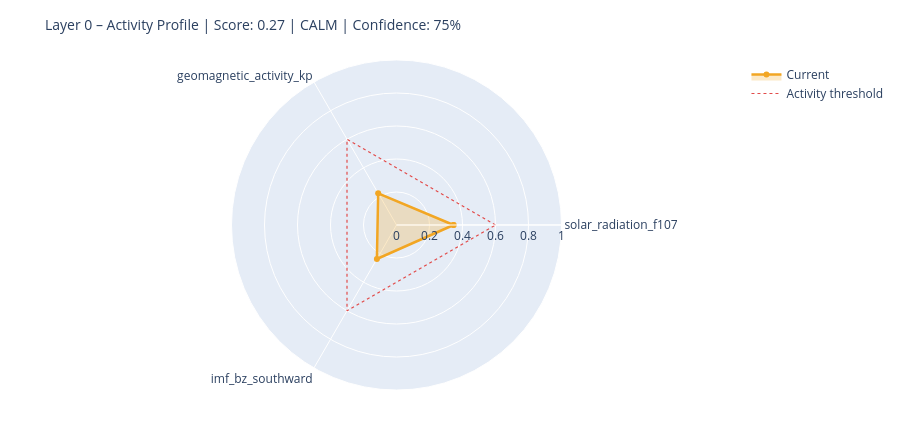

The notebook cell this image was saved under:
### Markdown cell above
---
## 6. State Assessment & Handoff to Layer 1

### Code cell
# ============================================================
# STEP 1 – Collect raw values with source modes
# Mode: 'primary' | 'fallback_3h' | 'last_valid' | 'missing'
# ============================================================

def safe_last(df, col):
    if df is None or col not in df.columns: return None
    s = df[col].dropna()
    return float(s.iloc[-1]) if not s.empty else None

f107_now = safe_last(df_f107, 'f10.7')
bz_now   = safe_last(df_mag,  'bz_gsm')
kp_now   = safe_last(df_kp,   'kp')
sw_now   = safe_last(df_sw,   'speed')

source_modes = {
    'F10.7':    'primary'  if f107_now is not None else 'missing',
    'Kp':       'primary'  if kp_now   is not None else 'missing',
    'IMF_Bz':   'primary'  if bz_now   is not None else 'missing',
    'SW_speed': 'primary'  if sw_now   is not None else 'missing',
}

# Kp Fallback – 3h endpoint
if kp_now is None:
    try:
        r = requests.get(
            'https://services.swpc.noaa.gov/json/noaa-planetary-k-index.json',
            timeout=10)
        r.raise_for_status()
        fb = pd.DataFrame(r.json())
        tc = next((c for c in fb.columns if 'time' in c.lower()), fb.columns[0])
        kc = next((c for c in fb.columns if 'kp' in c.lower() and c != tc), None)
        if kc:
            fb[kc] = fb[kc].astype(str).str.extract(r'([0-9]+(?:\.[0-9]*)?)')[0]
            fb[kc] = pd.to_numeric(fb[kc], errors='coerce')
            fb = fb[fb[kc] >= 0].dropna(subset=[kc])
            if not fb.empty:
                kp_now = float(fb[kc].iloc[-1])
                source_modes['Kp'] = 'fallback_3h'
                print(f'  Kp fallback (3h): {kp_now:.1f}')
    except Exception as e:
        print(f'  Kp fallback failed: {e}')

# Solar Wind Fallback – last valid value
if sw_now is None and df_sw is not None and 'speed' in df_sw.columns:
    s = df_sw['speed'].dropna()
    if not s.empty:
        sw_now = float(s.iloc[-1])
        source_modes['SW_speed'] = 'last_valid'
        print(f'  SW fallback (last_valid): {sw_now:.0f} km/s')

print()
print('Source modes:', source_modes)

# ============================================================
# STEP 2 – Score from available components only
# ============================================================

def norm(v, lo, hi):
    if v is None: return None
    return max(0.0, min(1.0, (v - lo) / (hi - lo)))

COMPONENTS = {
    'solar_radiation_f107':    (f107_now, norm(f107_now, 60, 250)),
    'geomagnetic_activity_kp': (kp_now,   norm(kp_now,   0,   9)),
    'imf_bz_southward':        (bz_now,   norm(-(bz_now or 0) if bz_now else None, -5, 30)
                                           if bz_now is not None else None),
    'solar_wind_speed':        (sw_now,   norm(sw_now, 300, 800)),
}

available   = {k: v[1] for k, v in COMPONENTS.items() if v[1] is not None}
unavailable = [k for k, v in COMPONENTS.items() if v[1] is None]

layer0_score = round(sum(available.values()) / len(available), 4) if available else None
confidence   = round(len(available) / len(COMPONENTS), 2)

level = ('unknown'  if layer0_score is None
         else 'calm'     if layer0_score < 0.3
         else 'moderate' if layer0_score < 0.6
         else 'active')

# ============================================================
# STEP 3 – Dominant Driver
# ============================================================

def dominant_driver(kp, f107, bz, sw):
    candidates = []
    if kp   is not None and kp   >= 4:   candidates.append(('geomagnetic',    kp / 9))
    if sw   is not None and sw   >= 500:  candidates.append(('solar_wind',     sw / 800))
    if bz   is not None and bz   <= -5:   candidates.append(('imf_southward',  abs(bz) / 30))
    if f107 is not None and f107 >= 150:  candidates.append(('solar_radiation',f107 / 250))
    return max(candidates, key=lambda x: x[1])[0] if candidates else 'none'

driver = dominant_driver(kp_now, f107_now, bz_now, sw_now)

# ============================================================
# STEP 4 – Downstream expectations
# ============================================================

def downstream_expectation(driver, score, kp, bz, f107):
    exp = {
        'magnetosphere':        'calm',
        'ionosphere':           'calm',
        'schumann_resonance':   'unchanged',
        'lithosphere_currents': 'low',
    }
    if driver == 'geomagnetic' or (kp and kp >= 5):
        exp['magnetosphere']        = 'compressed / storm'
        exp['ionosphere']           = 'elevated disturbance (TEC variability)'
        exp['schumann_resonance']   = 'elevated amplitude possible'
        exp['lithosphere_currents'] = 'elevated induction currents'
    elif driver == 'imf_southward' or (bz and bz <= -5):
        exp['magnetosphere']        = 'energy coupling active'
        exp['ionosphere']           = 'elevated electron density possible'
        exp['schumann_resonance']   = 'slight modulation possible'
    elif driver == 'solar_radiation' or (f107 and f107 >= 150):
        exp['ionosphere']           = 'elevated ionization (F-layer)'
        exp['schumann_resonance']   = 'slightly elevated background activity'
    return exp

downstream = downstream_expectation(driver, layer0_score, kp_now, bz_now, f107_now)

# ============================================================
# CONSOLE OUTPUT
# ============================================================

W = 58
print('=' * W)
print('LAYER 0 – STATE ASSESSMENT')
print('=' * W)
for name, (raw_v, score_v) in COMPONENTS.items():
    if score_v is not None:
        bar = '█' * int(score_v * 20) + '░' * (20 - int(score_v * 20))
        print(f'  {name:<35}  {bar}  {score_v:.2f}')
    else:
        print(f'  {name:<35}  {"─" * 20}  n/a')
print('-' * W)
print(f'  Score ({len(available)}/{len(COMPONENTS)} components):  {layer0_score:.3f}')
print(f'  Confidence:         {confidence:.0%}')
print(f'  Level:              {level.upper()}')
print(f'  Dominant Driver:    {driver}')

# Radar chart
cats = list(available.keys())
vals = list(available.values())
if len(cats) >= 3:
    fig = go.Figure()
    fig.add_trace(go.Scatterpolar(
        r=vals + [vals[0]], theta=cats + [cats[0]],
        fill='toself', fillcolor='rgba(242,166,35,0.25)',
        line=dict(color='#F2A623', width=2.5), name='Current'
    ))
    fig.add_trace(go.Scatterpolar(
        r=[0.6] * (len(cats) + 1), theta=cats + [cats[0]],
        line=dict(color='#E24B4A', dash='dot', width=1.2),
        mode='lines', name='Activity threshold'
    ))
    fig.update_layout(
        title=dict(text=f'Layer 0 – Activity Profile | Score: {layer0_score:.2f} | {level.upper()} | Confidence: {confidence:.0%}',
                   font=dict(size=14)),
        polar=dict(radialaxis=dict(visible=True, range=[0, 1])),
        height=430, showlegend=True,
        margin=dict(l=60, r=60, t=60, b=40)
    )
    fig.show()

### Figure 1 — Plotly figure (JSON) as saved in the notebook; plotly's stock layout.template omitted (floating-point values rounded to 4 significant figures)
{"data": [{"fill": "toself", "fillcolor": "rgba(242,166,35,0.25)", "line": {"color": "#F2A623", "width": 2.5}, "name": "Current", "r": [0.3457, 0.2222, 0.2377, 0.3457], "theta": ["solar_radiation_f107", "geomagnetic_activity_kp", "imf_bz_southward", "solar_radiation_f107"], "type": "scatterpolar"}, {"line": {"color": "#E24B4A", "dash": "dot", "width": 1.2}, "mode": "lines", "name": "Activity threshold", "r": [0.6, 0.6, 0.6, 0.6], "theta": ["solar_radiation_f107", "geomagnetic_activity_kp", "imf_bz_southward", "solar_radiation_f107"], "type": "scatterpolar"}], "layout": {"height": 430, "margin": {"b": 40, "l": 60, "r": 60, "t": 60}, "polar": {"radialaxis": {"range": [0, 1], "visible": true}}, "showlegend": true, "title": {"font": {"size": 14}, "text": "Layer 0 – Activity Profile | Score: 0.27 | CALM | Confidence: 75%"}}}
